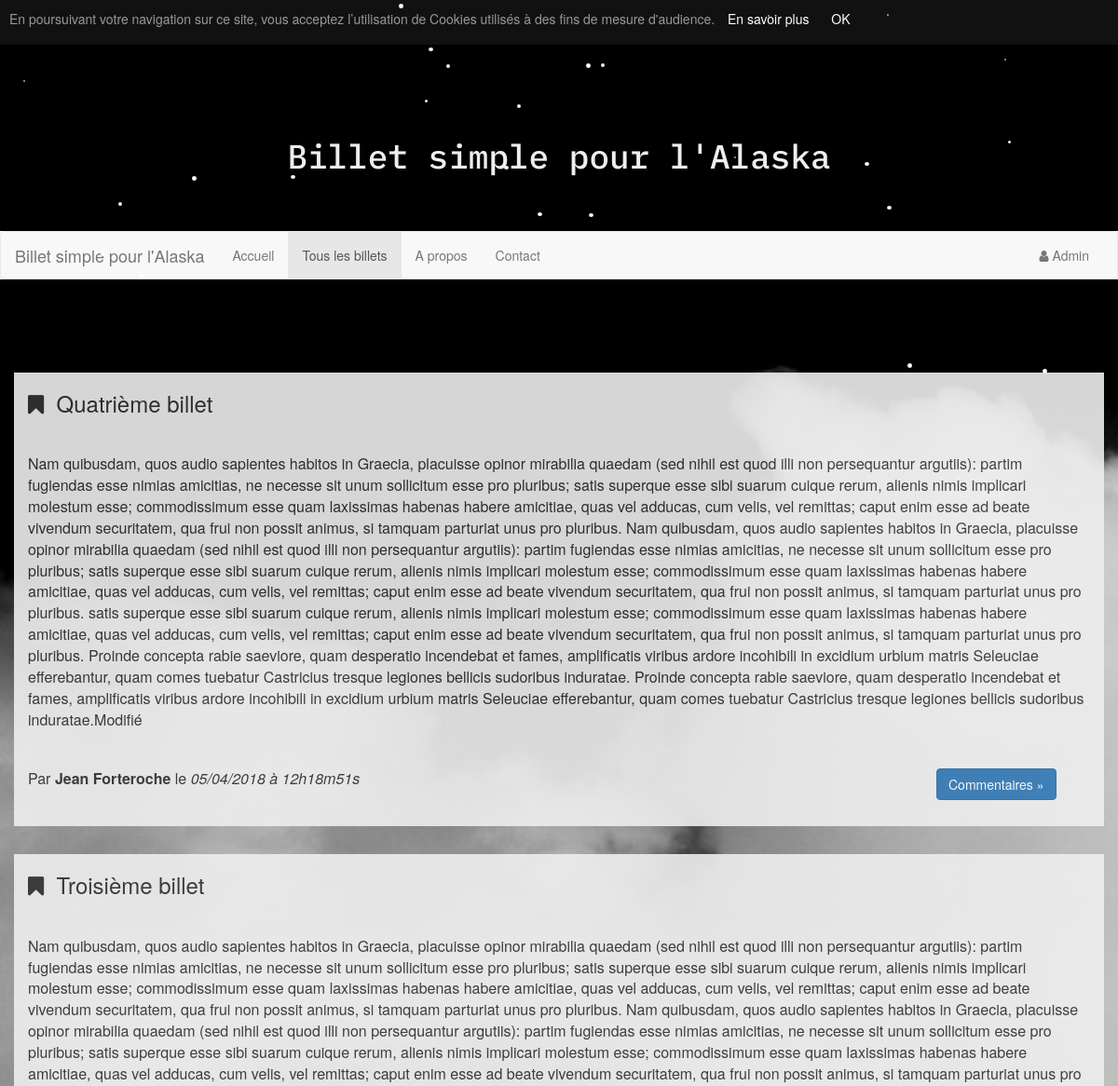
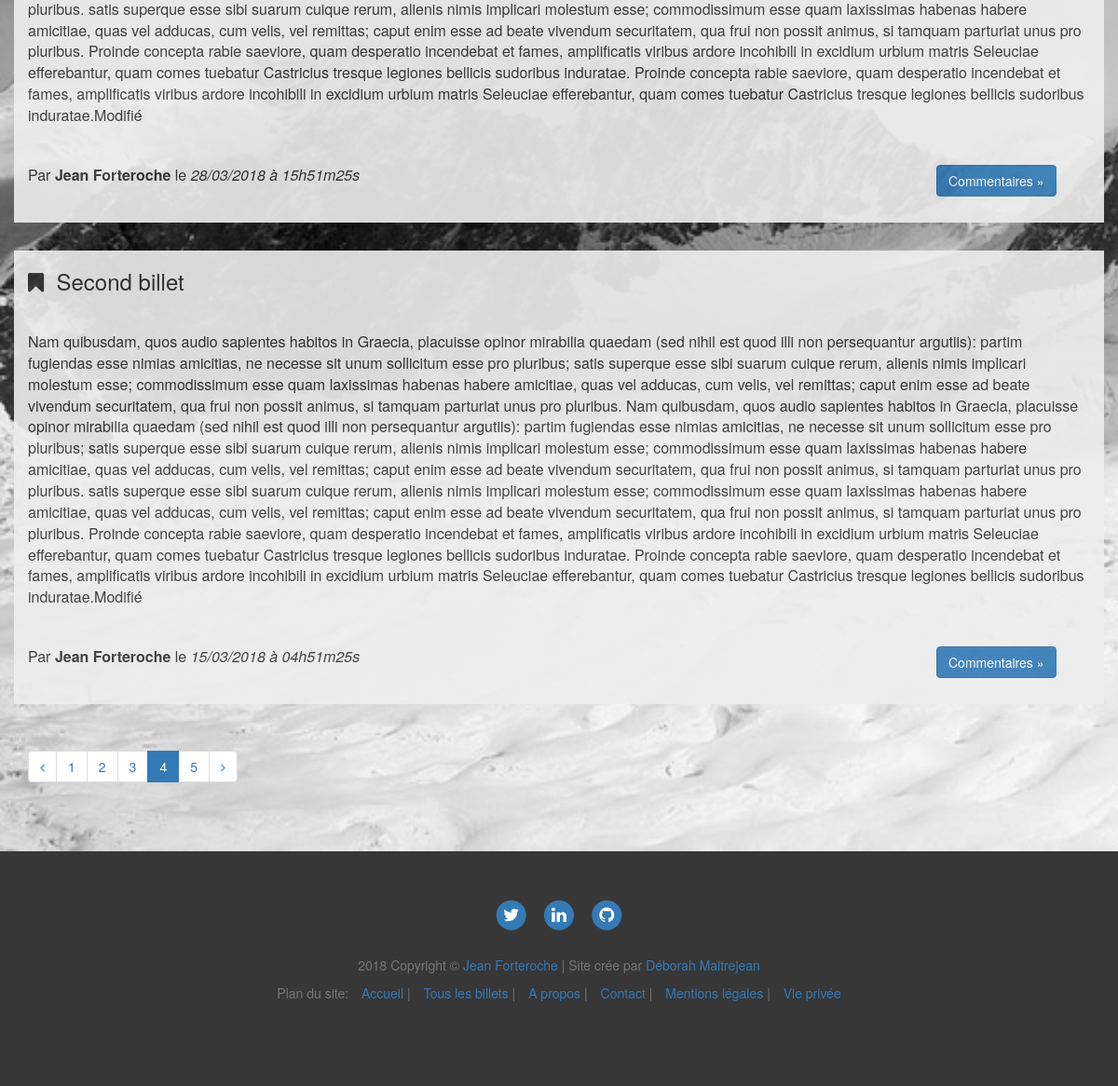
Page /index.php?action=allPostsView&page=4 on the earlier database version (2 pictures, top to bottom).
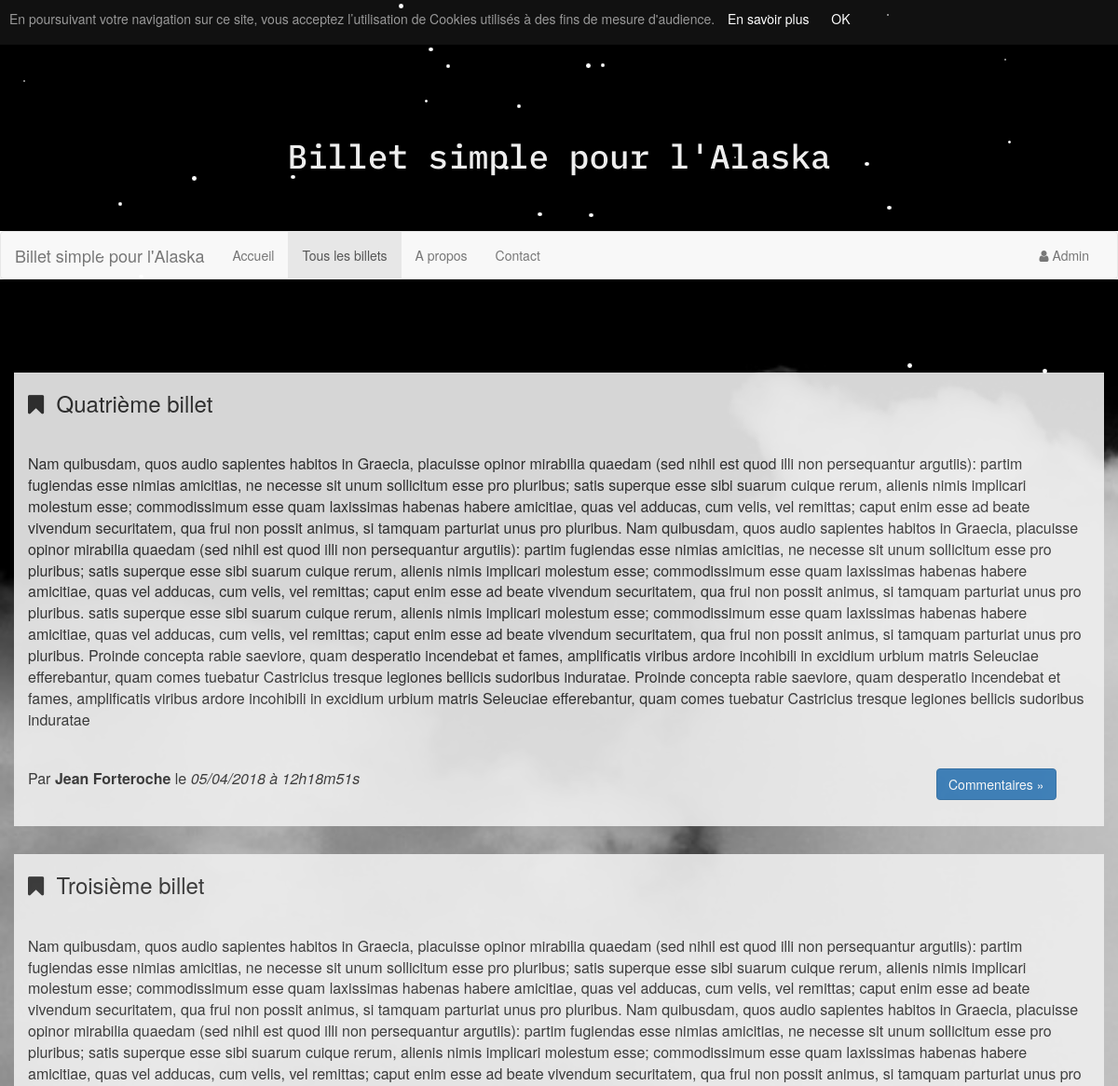
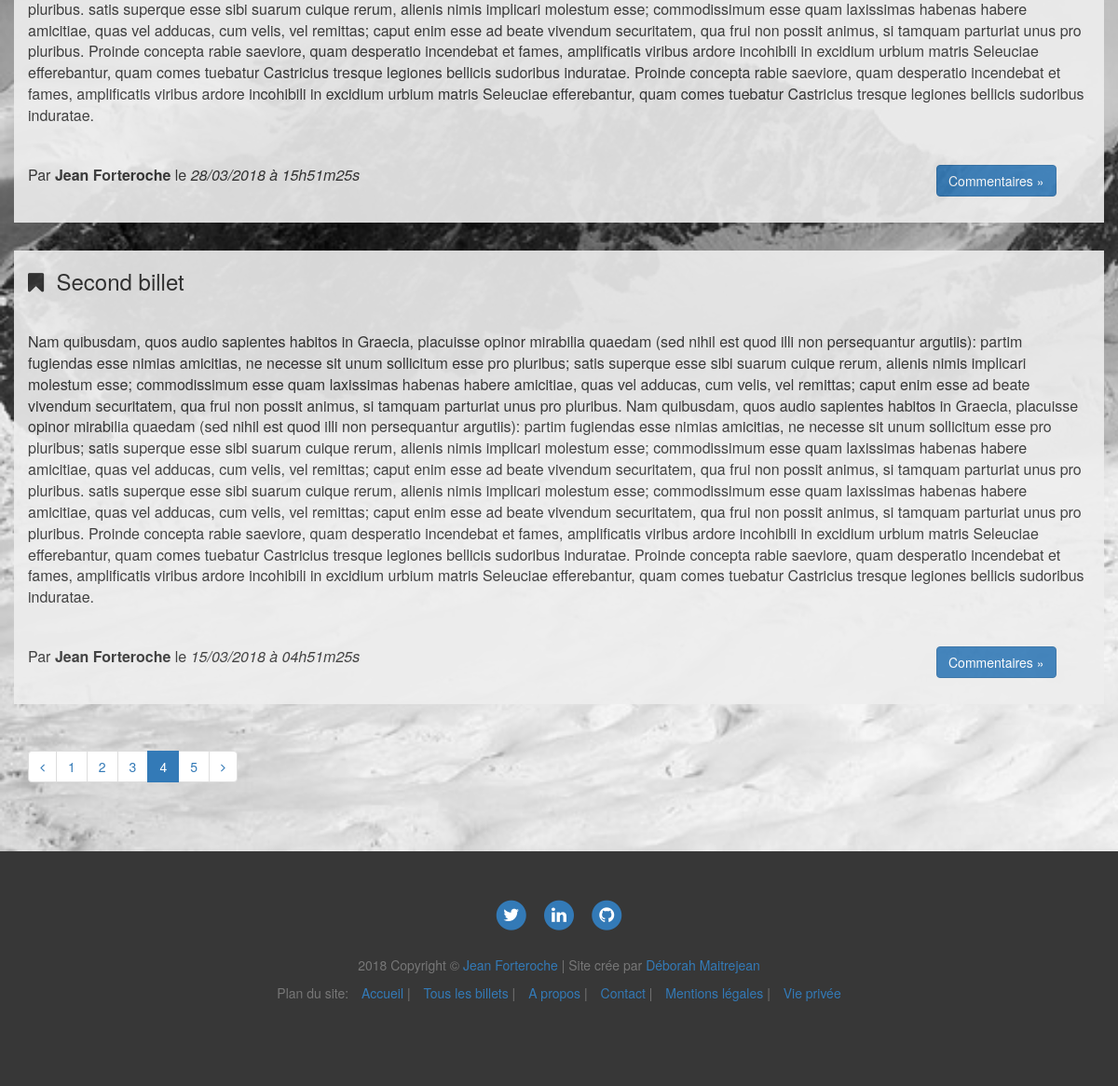
Same page on the later database version (2 pictures, top to bottom).
### tables this page shows
CREATE TABLE `posts` (
  `id` int(11) NOT NULL,
  `author` varchar(255) NOT NULL,
  `title` varchar(255) NOT NULL,
  `content` text NOT NULL,
  `creationDate` datetime NOT NULL
);

### model/PostManager.php (called while the page is built, shortened)
<?php
class PostManager extends Manager {
    public function countPosts(){
        $db = $this->dbConnect();
        $req = $db->query('SELECT COUNT(id) FROM posts');
        $req->setFetchMode(\PDO::FETCH_ASSOC);
        $data = $req->fetchAll();
        $postsNb = $data[0];
        foreach($postsNb as $key=>$value) {
            $nbPosts = $postsNb[$key];
        }
        return $nbPosts;
    }
    public function countPages($nbPosts,  $perPage){
        $nbPages = ceil($nbPosts / $perPage);
        return $nbPages;
    }
    public function getPosts($currentPage, $perPage) {
        $db = $this->dbConnect();
        $req = $db->query("SELECT * , DATE_FORMAT(creationDate, '%d/%m/%Y à %Hh%im%ss') AS creationDateFr FROM posts ORDER BY creationDate DESC LIMIT ".(($currentPage-1)*$perPage).",$perPage");
        $posts = array();
        while ($data = $req->fetch(\PDO::FETCH_ASSOC)){
            $post = new Posts();
            $post->hydrate($data);
            $posts[] = $post;
        }
        return $posts;
    }
}

### controller/Frontend.php (called while the page is built, shortened)
<?php
class Frontend{
    public function listPosts() {
        $postManager = new PostManager();
        $nbPosts = $postManager->countPosts();
        $perPage = 3;
        $nbPages = $postManager->countPages($nbPosts, $perPage);
        if (isset($_GET['page']) && $_GET['page'] > 0 && $_GET['page'] <= $nbPages){
            $currentPage = $_GET['page'];
        } else{
            $currentPage = 1;
        }
        $posts = $postManager->getPosts($currentPage, $perPage);
        require('view/frontend/allPostsView.php');
    }
}

### index.php (called while the page is built, shortened)
<?php
include_once('MyAutoload.php');
if($_GET) {
    $request = $_GET['action'];
} else {
    $request = "";
}
$router = new Router($request);
$router->renderController();

### MyAutoload.php (called while the page is built, shortened)
<?php
class MyAutoload{
    public static function autoload($class){
        $path = str_replace('\\', '/', $class);
    }
}

### entity/Posts.php (called while the page is built, shortened)
<?php
class Posts extends Table{
    private $id;
    private $author;
    private $title;
    private $content;
    private $creationDateFr;
    public function getId()
    {
        return $this->id;
    }
    public function setId($id)
    {
        $this->id = $id;
    }
    public function getAuthor()
    {
        return $this->author;
    }
    public function setAuthor($author)
    {
        $this->author = $author;
    }
    public function getTitle()
    {
        return $this->title;
    }
    public function setTitle($title)
    {
        $this->title = $title;
    }
    public function getContent()
    {
        return $this->content;
    }
    public function setContent($content)
    {
        $this->content = $content;
    }
    public function getCreationDateFr()
    {
        return $this->creationDateFr;
    }
    public function setCreationDateFr($creationDateFr)
    {
        $this->creationDateFr = $creationDateFr;
    }
}

### view/frontend/allPostsView.php (the view, shortened to what this page needs)
<?php foreach ($posts as $post): ?>
    <div class="row" id="post-content">
        <div class="col-lg-12">
            <h3><i class="fa fa-bookmark"></i>&nbsp;&nbsp;<?= htmlspecialchars($post->getTitle()); ?></h3>
            <hr>
            <p><?= strip_tags($post->getContent()); ?></p>
            <hr>
            <div class="row">
                <div class="col-xs-7 col-sm-8 col-md-6 col-lg-6">
                    <span>Par <strong><?= $post->getAuthor(); ?></strong></span>
                    <span>le<em> <?= $post->getCreationDateFr(); ?></em></span>
                </div>
                <div class="col-xs-5 col-sm-2 col-md-offset-3 col-md-3 col-lg-offset-4 col-lg-2">
                    <a href="index.php?action=post&amp;id=<?= $post->getId(); ?>" class="btn btn-primary">Commentaires &raquo;</a>
                </div>
            </div>
        </div>
    </div>
    <?php endforeach; ?>
    <div class="row">
        <div class="col-lg-12">
            <ul class="pagination text-center">
                <?php if ($currentPage - 1 == 0): ?>
                    <li class="page-item disabled"><span><i class="fa fa-angle-left"></i></span></li>
                <?php else : ?>
                    <li class="page-item"><a href="index.php?action=allPostsView&amp;page=<?=$currentPage - 1 ?>" class="page-link"><i class="fa fa-angle-left"></i></a></li>
                <?php endif; ?>
                <?php
                for ($i = 1; $i <= $nbPages; $i++) {
                    if ($i == $currentPage): ?>
                        <li class="page-item active"><a class="page-link"><?= $i ?></a></li>
                    <?php else : ?>
                        <li class="page-item"><a href="index.php?action=allPostsView&amp;page=<?= $i ?>" class="page-link"><?=$i?></a></li>
                    <?php endif;
                } ?>
                <?php if ($currentPage + 1 > $nbPages): ?>
                    <li class="page-item disabled"><span><i class="fa fa-angle-right"></i></span></li>
                <?php else : ?>
                    <li class="page-item"><a href="index.php?action=allPostsView&amp;page=<?=$currentPage + 1 ?>" class="page-link"><i class="fa fa-angle-right"></i></a></li>
                <?php endif; ?>
            </ul>
        </div>
    </div>
<?php $content = ob_get_clean();  ?>
<?php require('template.php'); ?>

### classes/Router.php (shortened to what this page needs)
<?php
class Router {
    private $request;
    private $routes = [
        '' => ['controller'=>'Frontend', 'method'=>'listPostsExcerpt'],
        'home' => ['controller'=>'Frontend', 'method'=>'listPostsExcerpt'],
        'allPostsView' => ['controller'=>'Frontend', 'method'=>'listPosts'],
        'about' => ['controller'=>'Frontend', 'method'=>'aboutView'],
        'contact' => ['controller'=>'Frontend', 'method'=>'contactView'],
        'adminConnexion' => ['controller'=>'Frontend', 'method'=>'adminView'],
        'listPosts' => ['controller'=>'Frontend', 'method'=>'listPosts'],
        'post' => ['controller'=>'Frontend', 'method'=>'postNcomments'],
        'addComment' => ['controller'=>'Frontend', 'method'=>'addComment'],
        'reportComment' => ['controller'=>'Frontend', 'method'=>'reportComment'],
        'sendMail' => ['controller'=>'Frontend', 'method'=>'sendMail'],
        'cookies' => ['controller'=>'Frontend', 'method'=>'cookies'],
        'legalesMentions' => ['controller'=>'Frontend', 'method'=>'legalesMentions'],
        '404' => ['controller'=>'Frontend', 'method'=>'page404'],
        'adminInterfaceLogin' => ['controller'=>'Backend', 'method'=>'loginControl'],
        'adminHomeView' => ['controller'=>'Backend', 'method'=>'adminHomeView'],
        'postsManager' => ['controller'=>'Backend', 'method'=>'postsManager'],
        'newPost' => ['controller'=>'Backend', 'method'=>'newPostView'],
        'publishPost' => ['controller'=>'Backend', 'method'=>'publishPost'],
        'viewOrChangePost' => ['controller'=>'Backend', 'method'=>'viewOrChangePost'],
        'updatePost' => ['controller'=>'Backend', 'method'=>'updatePost'],
        'deletePost' => ['controller'=>'Backend', 'method'=>'deletePost'],
        'commentsModeration' => ['controller'=>'Backend', 'method'=>'commentsModeration'],
        'moderateComment' => ['controller'=>'Backend', 'method'=>'commentModeration'],
        'editComment' => ['controller'=>'Backend', 'method'=>'adminUpdateComment'],
        'deleteComment' => ['controller'=>'Backend', 'method'=>'deleteComment'],
        'logOut' => ['controller'=>'Backend', 'method'=>'logOut'],
        'settings' => ['controller'=>'Backend', 'method'=>'settings'],
        'changePassword' => ['controller'=>'Backend', 'method'=>'changePassword'],
        'changeLogin' => ['controller'=>'Backend', 'method'=>'changeLogin']
    ];
    public function __construct($request) {
        $this->request = $request;
    }
    public function renderController(){
        $request = $this->request;
        try {
            if(key_exists($request, $this->routes)) {
                $controller = $this->routes[$request]['controller'];
                $method = $this->routes[$request]['method'];
                if ($controller == 'Frontend'){
                    $currentController = new Frontend();
                } else{
                    $currentController = new Backend();
                }
                $currentController->$method();
            } else {
                header('Location: index.php?action=404');
            }
        } catch(Exception $e) {
            echo 'Exception reçue : ',  $e->getMessage(), "\n";
        }
    }
}

### view/frontend/template.php (shortened to what this page needs)
<!DOCTYPE html>
<html lang="fr">
<head>
    <link href="public/css/font-awesome/font-awesome.min.css" rel="stylesheet" type="text/css">
    <link rel="stylesheet" href="public/css/style.css" type="text/css">
    <link rel="stylesheet" href="//maxcdn.bootstrapcdn.com/bootstrap/3.3.1/css/bootstrap.min.css">
</head>
<body class="frontend">
<header id="frontend-header">
    <div class="container-fluid">
        <h1>Billet simple pour l'Alaska</h1>
    </div>
</header>
<nav class="navbar navbar-default">
    <div class="container-fluid">
        <div class="navbar-header">
            <a class="navbar-brand" href="index.php">Billet simple pour l'Alaska</a>
        </div>
        <div id="navbar" class="navbar-collapse collapse">
            <ul class="nav navbar-nav">
                <li <?php if (stripos($_SERVER['REQUEST_URI'],'index.php?action=home') !== false) {echo 'class="active"';} ?>><a href="index.php?action=home">Accueil</a></li>
                <li <?php if (stripos($_SERVER['REQUEST_URI'],'index.php?action=allPostsView') !== false) {echo 'class="active"';} ?>><a href="index.php?action=allPostsView">Tous les billets</a></li>
                <li <?php if (stripos($_SERVER['REQUEST_URI'],'index.php?action=about') !== false) {echo 'class="active"';} ?>><a href="index.php?action=about">A propos</a></li>
                <li <?php if (stripos($_SERVER['REQUEST_URI'],'index.php?action=contact') !== false) {echo 'class="active"';} ?>><a href="index.php?action=contact">Contact</a></li>
            </ul>
            <ul class="nav navbar-nav navbar-right">
                <?php if(session_status() === 2 && isset($_SESSION) && isset($_SESSION['connected'])): ?>
                    <li <?php if (stripos($_SERVER['REQUEST_URI'],'index.php?action=adminConnexion') !== false) {echo 'class="active"';} ?> title="Accueil de l'interface administration">
                        <a href="index.php?action=adminConnexion"><span class="fa fa-home"></span></a>
                    </li>
                    <li title="Déconnexion">
                        <a href="index.php?action=logOut"><span class="fa fa-user-times"></span></a>
                    </li>
                <?php else: ?>
                    <li <?php if (stripos($_SERVER['REQUEST_URI'],'index.php?action=adminConnexion') !== false) {echo 'class="active"';} ?> title="Connexion">
                        <a href="index.php?action=adminConnexion"><span class="fa fa-user"></span> Admin <span class="sr-only">(current)</span></a>
                    </li>
                <?php endif; ?>
            </ul>
        </div>
    </div>
</nav>
<div class="frontend-container">
    <div class="container" id="top">
        <?= $content ?>
    </div>
</div>
<div class="container-fluid">
    <div class="row">
        <div class="col-lg-8 col-md-10 mx-auto" id="footer">
            <footer>
                <ul class="list-inline text-center">
                    <li class="list-inline-item">
                        <a href="https://twitter.com/D_Maitrejean" target="_blank">
                            <span class="fa-stack fa-lg">
                                <i class="fa fa-circle fa-stack-2x"></i>
                                <i class="fa fa-twitter fa-stack-1x fa-inverse"></i>
                            </span>
                        </a>
                    </li>
                    <li class="list-inline-item">
                        <a href="https://www.linkedin.com/in/d%C3%A9borah-maitrejean" target="_blank">
                            <span class="fa-stack fa-lg">
                                <i class="fa fa-circle fa-stack-2x"></i>
                                <i class="fa fa-linkedin fa-stack-1x fa-inverse"></i>
                            </span>
                        </a>
                    </li>
                    <li class="list-inline-item">
                        <a href="https://github.com/deborah-maitrejean" target="_blank">
                            <span class="fa-stack fa-lg">
                                <i class="fa fa-circle fa-stack-2x"></i>
                                <i class="fa fa-github fa-stack-1x fa-inverse"></i>
                            </span>
                        </a>
                    </li>
                </ul>
                <p class="copyright text-muted">
                    2018 Copyright &copy; <a href="index.php">Jean Forteroche</a>
                    |
                    Site crée par <a href="https://deborah-maitrejean.com" target="_blank">Déborah Maitrejean</a>
                </p>
                <p>
                <ul class="list-inline text-muted text-center">
                    <li>Plan du site:</li>
                    <li><a href="index.php?action=home">Accueil</a> | </li>
                    <li><a href="index.php?action=allPostsView">Tous les billets</a> | </li>
                    <li><a href="index.php?action=about">A propos</a> | </li>
                    <li><a href="index.php?action=contact">Contact</a> | </li>
                    <li><a href="index.php?action=legalesMentions">Mentions légales</a> | </li>
                    <li><a href="index.php?action=cookies">Vie privée</a></li>
                </ul>
                </p>
            </footer>
        </div>
    </div>
</div>
</body>
</html>

### public/css/style.css (style rules this page uses)
body { overflow-x: hidden; }
.container, .container-fluid, .row { overflow: hidden; }
.fa { font-family: 'FontAwesome'; }
.frontend-container { background-image: url("../img/background/denali.jpg"); background-size: cover; background-repeat: no-repeat; padding-top: 100px; padding-bottom: 50px; min-height: 787px; }
.frontend .navbar-default { margin-bottom: 0 !important; }
#frontend-header { background-color: #000; color: #eee; height: 200px; }
#frontend-header h1 { font-family: 'IBM Plex Mono', monospace, Arial; text-align: center; line-height: 200px; }
#post-excerpt, #about-view, #post-content, #comment-view-form, #post-view { padding-bottom: 28px; }
#post-excerpt, #comment-form, #post-view, #about-view, #post-content, #comment-view-form, #comment-view, .legales-mentions, .error-template { background-color: #eee; opacity: 0.9; font-size: 16px; }
#post-view, #comment-form, #post-content, #comment-view { margin-bottom: 30px; }
#post-content span, #post-excerpt span { display: inline-block; }
#footer { background-color: #373737; width: 100%; padding: 50px 0 65px; bottom: 0; }
footer a { text-decoration: none; }
footer .list-inline { margin: 0 0 25px 0; padding: 0; }
footer .copyright { font-size: 14px; margin-bottom: 0; text-align: center; }

Differences in the rows shown:
changed posts "Quatrième billet": content "…tresque legiones bellicis sudoribus induratae.Modifié" → "…tresque legiones bellicis sudoribus induratae"
changed posts "Troisième billet": content "…tresque legiones bellicis sudoribus induratae.Modifié" → "…tresque legiones bellicis sudoribus induratae."
changed posts "Second billet": content "…tresque legiones bellicis sudoribus induratae.Modifié" → "…tresque legiones bellicis sudoribus induratae."
